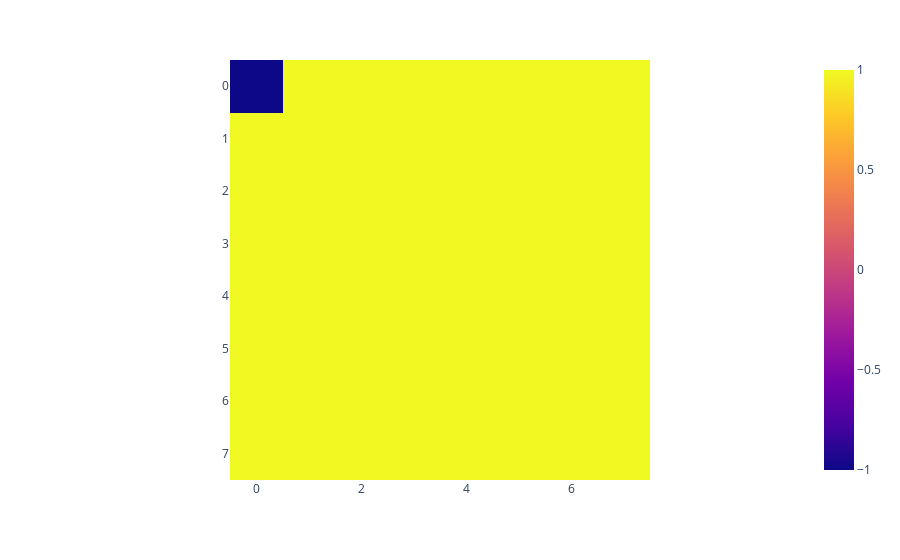
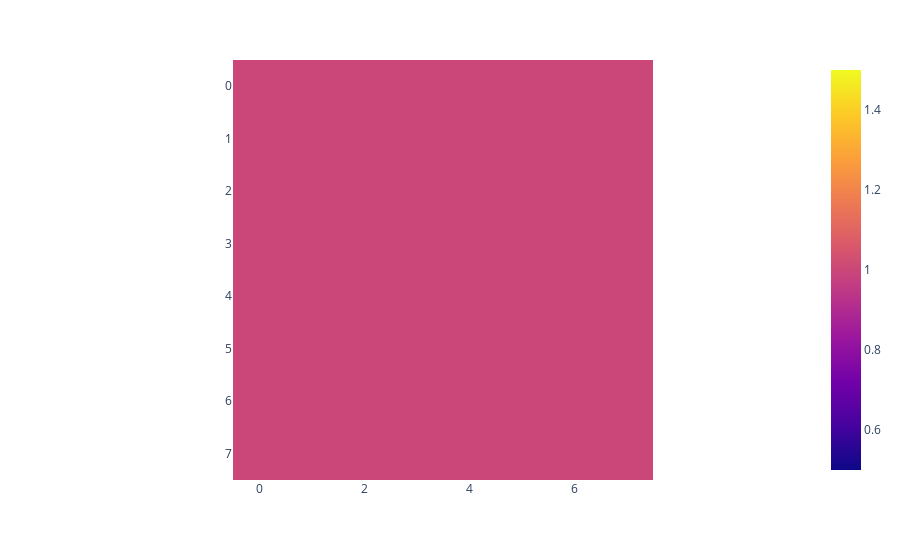
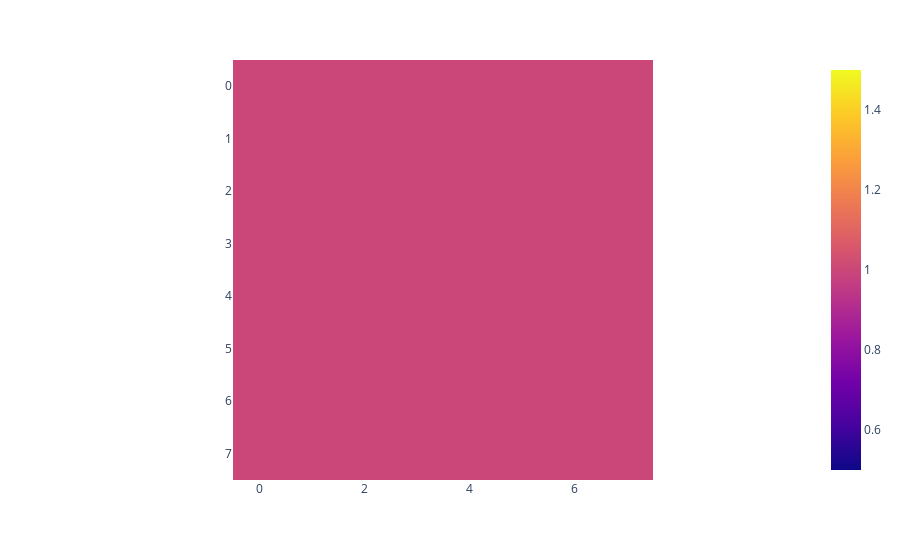
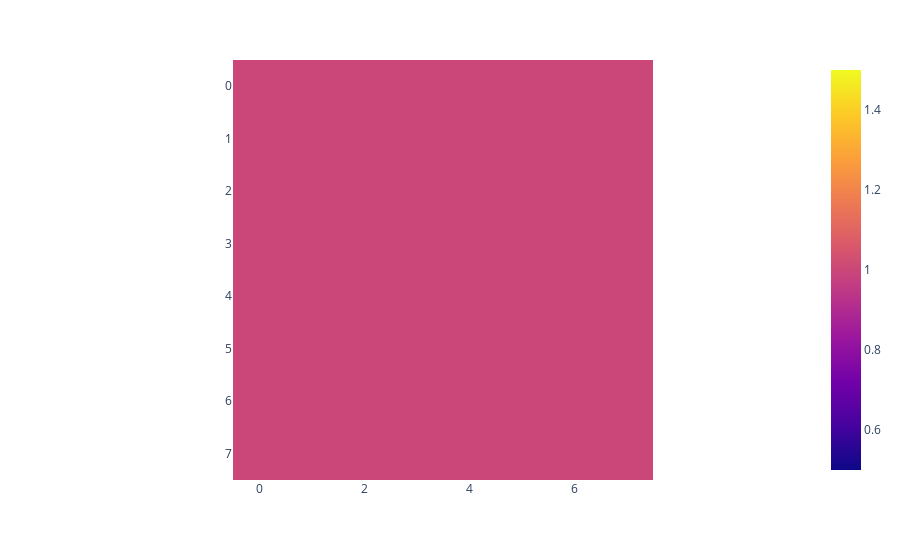

Notebook code for these charts, in order:
### Code cell
gen_img = generator.generate(n_samples=5)
for gi in gen_img:
    fig = px.imshow(gi.reshape((8, 8)))
    fig.show()

### Figure 1 — Plotly figure (JSON) as saved in the notebook; plotly's stock layout.template omitted (floating-point values rounded to 4 significant figures)
{"data": [{"coloraxis": "coloraxis", "hovertemplate": "x: %{x}<br>y: %{y}<br>color: %{z}<extra></extra>", "name": "0", "type": "heatmap", "xaxis": "x", "yaxis": "y", "z": [[-1, 1, 1, 1, 1, 1, 1, 1], [1, 1, 1, 1, 1, 1, 1, 1], [1, 1, 1, 1, 1, 1, 1, 1], [1, 1, 1, 1, 1, 1, 1, 1], [1, 1, 1, 1, 1, 1, 1, 1], [1, 1, 1, 1, 1, 1, 1, 1], [1, 1, 1, 1, 1, 1, 1, 1], [1, 1, 1, 1, 1, 1, 1, 1]]}], "layout": {"coloraxis": {"colorscale": [[0, "#0d0887"], [0.1111, "#46039f"], [0.2222, "#7201a8"], [0.3333, "#9c179e"], [0.4444, "#bd3786"], [0.5556, "#d8576b"], [0.6667, "#ed7953"], [0.7778, "#fb9f3a"], [0.8889, "#fdca26"], [1, "#f0f921"]]}, "margin": {"t": 60}, "xaxis": {"anchor": "y", "constrain": "domain", "domain": [0, 1], "scaleanchor": "y"}, "yaxis": {"anchor": "x", "autorange": "reversed", "constrain": "domain", "domain": [0, 1]}}}

### Figure 2 — Plotly figure (JSON) as saved in the notebook; plotly's stock layout.template omitted (floating-point values rounded to 4 significant figures)
{"data": [{"coloraxis": "coloraxis", "hovertemplate": "x: %{x}<br>y: %{y}<br>color: %{z}<extra></extra>", "name": "0", "type": "heatmap", "xaxis": "x", "yaxis": "y", "z": [[1, 1, 1, 1, 1, 1, 1, 1], [1, 1, 1, 1, 1, 1, 1, 1], [1, 1, 1, 1, 1, 1, 1, 1], [1, 1, 1, 1, 1, 1, 1, 1], [1, 1, 1, 1, 1, 1, 1, 1], [1, 1, 1, 1, 1, 1, 1, 1], [1, 1, 1, 1, 1, 1, 1, 1], [1, 1, 1, 1, 1, 1, 1, 1]]}], "layout": {"coloraxis": {"colorscale": [[0, "#0d0887"], [0.1111, "#46039f"], [0.2222, "#7201a8"], [0.3333, "#9c179e"], [0.4444, "#bd3786"], [0.5556, "#d8576b"], [0.6667, "#ed7953"], [0.7778, "#fb9f3a"], [0.8889, "#fdca26"], [1, "#f0f921"]]}, "margin": {"t": 60}, "xaxis": {"anchor": "y", "constrain": "domain", "domain": [0, 1], "scaleanchor": "y"}, "yaxis": {"anchor": "x", "autorange": "reversed", "constrain": "domain", "domain": [0, 1]}}}

### Figure 3 — Plotly figure (JSON) as saved in the notebook; plotly's stock layout.template omitted (floating-point values rounded to 4 significant figures)
{"data": [{"coloraxis": "coloraxis", "hovertemplate": "x: %{x}<br>y: %{y}<br>color: %{z}<extra></extra>", "name": "0", "type": "heatmap", "xaxis": "x", "yaxis": "y", "z": [[1, 1, 1, 1, 1, 1, 1, 1], [1, 1, 1, 1, 1, 1, 1, 1], [1, 1, 1, 1, 1, 1, 1, 1], [1, 1, 1, 1, 1, 1, 1, 1], [1, 1, 1, 1, 1, 1, 1, 1], [1, 1, 1, 1, 1, 1, 1, 1], [1, 1, 1, 1, 1, 1, 1, 1], [1, 1, 1, 1, 1, 1, 1, 1]]}], "layout": {"coloraxis": {"colorscale": [[0, "#0d0887"], [0.1111, "#46039f"], [0.2222, "#7201a8"], [0.3333, "#9c179e"], [0.4444, "#bd3786"], [0.5556, "#d8576b"], [0.6667, "#ed7953"], [0.7778, "#fb9f3a"], [0.8889, "#fdca26"], [1, "#f0f921"]]}, "margin": {"t": 60}, "xaxis": {"anchor": "y", "constrain": "domain", "domain": [0, 1], "scaleanchor": "y"}, "yaxis": {"anchor": "x", "autorange": "reversed", "constrain": "domain", "domain": [0, 1]}}}

### Figure 4 — Plotly figure (JSON) as saved in the notebook; plotly's stock layout.template omitted (floating-point values rounded to 4 significant figures)
{"data": [{"coloraxis": "coloraxis", "hovertemplate": "x: %{x}<br>y: %{y}<br>color: %{z}<extra></extra>", "name": "0", "type": "heatmap", "xaxis": "x", "yaxis": "y", "z": [[1, 1, 1, 1, 1, 1, 1, 1], [1, 1, 1, 1, 1, 1, 1, 1], [1, 1, 1, 1, 1, 1, 1, 1], [1, 1, 1, 1, 1, 1, 1, 1], [1, 1, 1, 1, 1, 1, 1, 1], [1, 1, 1, 1, 1, 1, 1, 1], [1, 1, 1, 1, 1, 1, 1, 1], [1, 1, 1, 1, 1, 1, 1, 1]]}], "layout": {"coloraxis": {"colorscale": [[0, "#0d0887"], [0.1111, "#46039f"], [0.2222, "#7201a8"], [0.3333, "#9c179e"], [0.4444, "#bd3786"], [0.5556, "#d8576b"], [0.6667, "#ed7953"], [0.7778, "#fb9f3a"], [0.8889, "#fdca26"], [1, "#f0f921"]]}, "margin": {"t": 60}, "xaxis": {"anchor": "y", "constrain": "domain", "domain": [0, 1], "scaleanchor": "y"}, "yaxis": {"anchor": "x", "autorange": "reversed", "constrain": "domain", "domain": [0, 1]}}}
